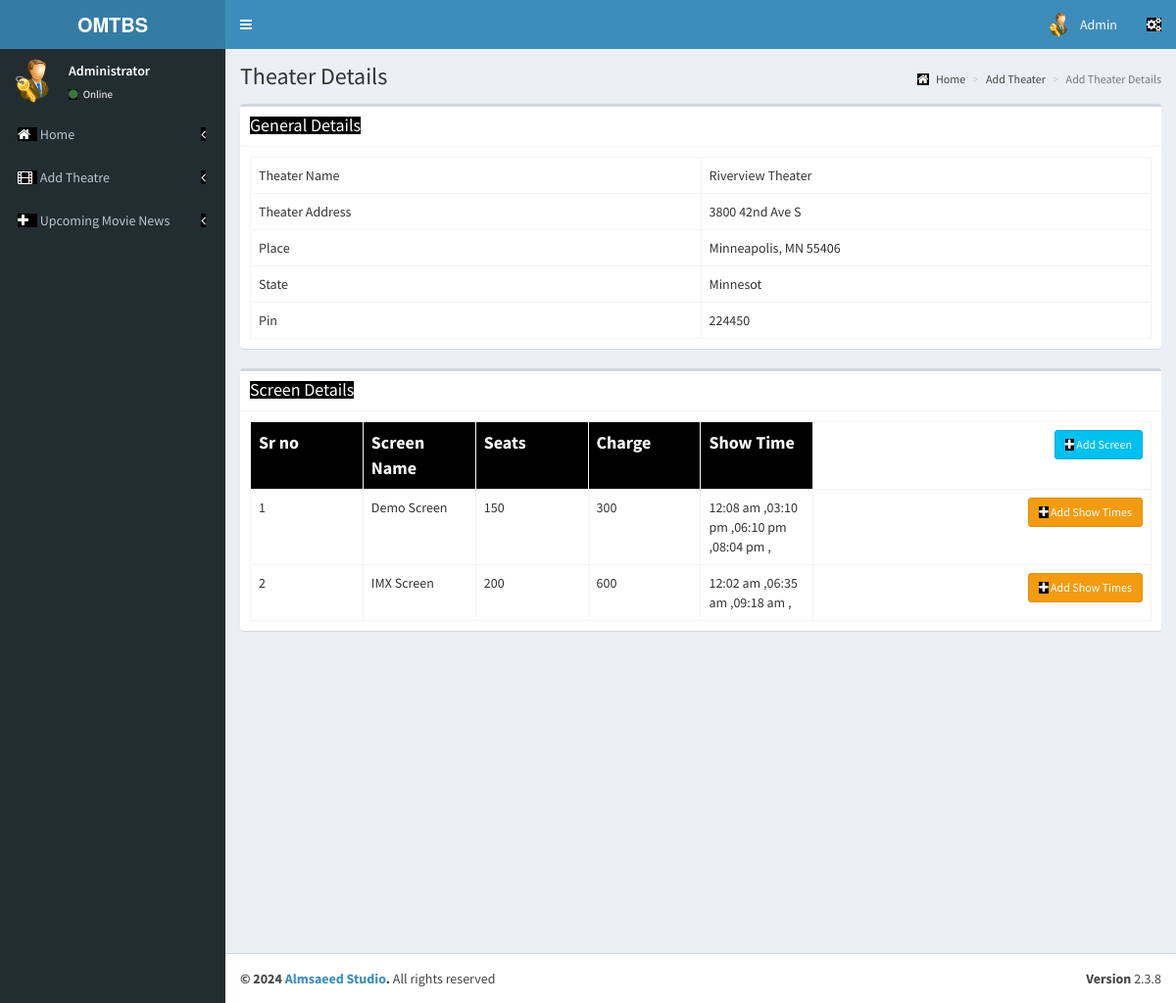
/admin/pages/add_theatre_2.1.php?id=6 (signed in), run on the app's committed database.
### tables this page shows
CREATE TABLE `tbl_theatre` (
  `id` int(11) NOT NULL,
  `name` varchar(100) NOT NULL,
  `address` varchar(100) NOT NULL,
  `place` varchar(100) NOT NULL,
  `state` varchar(50) NOT NULL,
  `pin` int(11) NOT NULL
);

CREATE TABLE `tbl_screens` (
  `screen_id` int(11) NOT NULL,
  `t_id` int(11) NOT NULL COMMENT 'theatre id',
  `screen_name` varchar(110) NOT NULL,
  `seats` int(11) NOT NULL COMMENT 'number of seats',
  `charge` int(11) NOT NULL
);

CREATE TABLE `tbl_show_time` (
  `st_id` int(11) NOT NULL,
  `screen_id` int(11) NOT NULL,
  `name` varchar(40) NOT NULL COMMENT 'noon,second,etc',
  `start_time` time NOT NULL
);

### admin/pages/add_theatre_2.1.php (the view, shortened to what this page needs)
<!DOCTYPE html>
<html lang="en">
<head>
</head>
<?php
include('header.php');
?>
  <div class="content-wrapper">
    <section class="content-header">
      <h1>
        Theater Details
      </h1>
      <ol class="breadcrumb">
        <li><a href="index.php"><i class="fa fa-home"></i> Home</a></li>
        <li><a href="add_theater.php">Add Theater</a></li>
        <li class="active">Add Theater Details</li>
      </ol>
    </section>
    <section class="content">
      <div class="box">
         <div class="box-header with-border">
              <h3 class="box-title">General Details</h3>
            </div>
        <div class="box-body">
          <?php
            $th=mysqli_query($con,"select * from tbl_theatre where id='".$_GET['id']."'");
            $theatre=mysqli_fetch_array($th);
          ?>
            <table class="table table-bordered table-hover">
                <tr>
                    <td class="col-md-6">Theater Name</td>
                    <td  class="col-md-6"><?php echo $theatre['name'];?></td>
                </tr>
                <tr>
                    <td>Theater Address</td>
                    <td><?php echo $theatre['address'];?></td>
                </tr>
                <tr>
                    <td>Place</td>
                    <td><?php echo $theatre['place'];?></td>
                </tr>
                <tr>
                    <td>State</td>
                    <td><?php echo $theatre['state'];?></td>
                </tr>
                <tr>
                    <td>Pin</td>
                    <td><?php echo $theatre['pin'];?></td>
                </tr>
            </table>
        </div>
      </div>
         <div class="box">
         <div class="box-header with-border">
              <h3 class="box-title">Screen Details</h3>
            </div>
        <div class="box-body" id="screendtls">
          <?php
            $sr=mysqli_query($con,"select * from tbl_screens where t_id='".$_GET['id']."'");
            if(mysqli_num_rows($sr))
            {
          ?>
            <table class="table table-bordered table-hover">
              <th class="col-md-1">Sr no</th>
              <th class="col-md-1">Screen Name</th>
              <th class="col-md-1">Seats</th>
              <th class="col-md-1">Charge</th>
              <th class="col-md-1">Show Time</th>
              <th class="text-right col-md-3"><button data-toggle="modal" data-target="#view-modal" id="getUser" class="btn btn-sm btn-info"><i class="fa fa-plus"></i> Add Screen</button></th>
                <?php
                $sl=1;
                while($screen=mysqli_fetch_array($sr))
                {
                  ?>
                  <tr>
                    <td><?php echo $sl;?></td>
                    <td><?php echo $screen['screen_name'];?></td>
                    <td><?php echo $screen['seats'];?></td>
                    <td><?php echo $screen['charge'];?></td>
                    <?php
                      $st=mysqli_query($con,"select * from tbl_show_time where screen_id='".$screen['screen_id']."'");
                    ?>
                    <td><?php if(mysqli_num_rows($st)) { while($stm=mysqli_fetch_array($st))
                    { echo date('h:i a',strtotime($stm['start_time']))." ,";}}
                    else
                    {echo "No Show Time Added";}
                    ?></td>
                    <td class="text-right"><button data-toggle="modal" data-id="<?php echo $screen['screen_id'];?>" data-target="#view-modal2" id="getUser2" class="btn btn-sm btn-warning"><i class="fa fa-plus"></i> Add Show Times</button></td>
                  </tr>
                  <?php
                  $sl++;
                }
                ?>
            </table>
            <?php
            }
            else
            {
              ?>
              <button data-toggle="modal" data-target="#view-modal" id="getUser" class="btn btn-sm btn-info"><i class="fa fa-plus"></i> Add Screen</button>
              <?php
            }
            ?>
        </div>
      </div>
    </section>
  </div>
  <?php
include('footer.php');
?>

### admin/pages/add_theatre_2.1.php (style rules this page uses)
.col-md-1 { background-color: black; color: white; font-size: 18px; }
.box-title { background-color: black; color: white; }
i { background-color: black; color: white; font-size: 18px; }

### data on the page
tbl_theatre: name "Riverview Theater", address "3800 42nd Ave S", place "Minneapolis, MN 55406", state "Minnesot", pin "224450"
tbl_screens: screen_name "Demo Screen", seats "150", charge "300"
tbl_show_time: start_time "12:08 am"
tbl_show_time: start_time "03:10 pm"
tbl_show_time: start_time "06:10 pm"
tbl_show_time: start_time "08:04 pm"
tbl_screens: screen_name "IMX Screen", seats "200", charge "600"
tbl_show_time: start_time "12:02 am"
tbl_show_time: start_time "06:35 am"
tbl_show_time: start_time "09:18 am"
